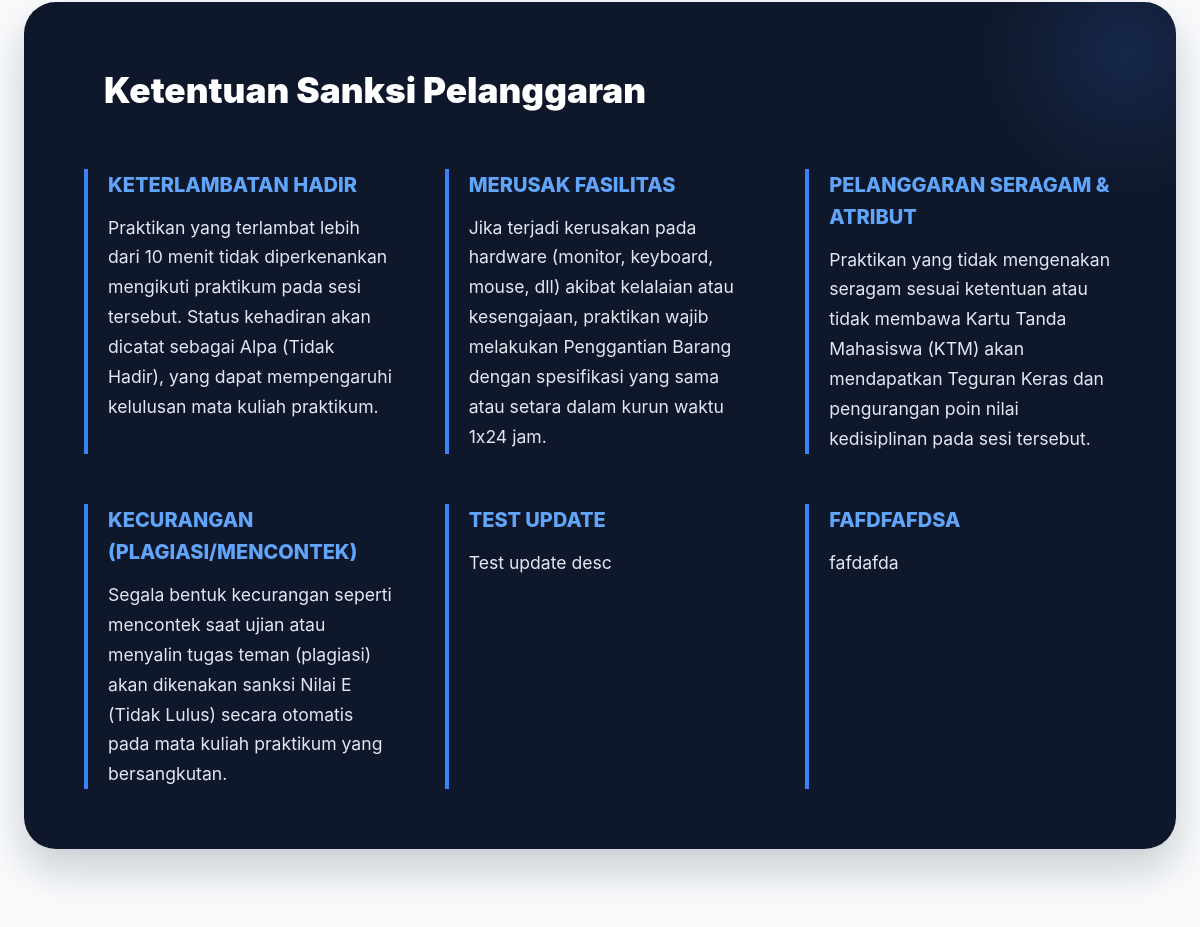
Page /public/tatatertib (middle part) on the earlier database version.
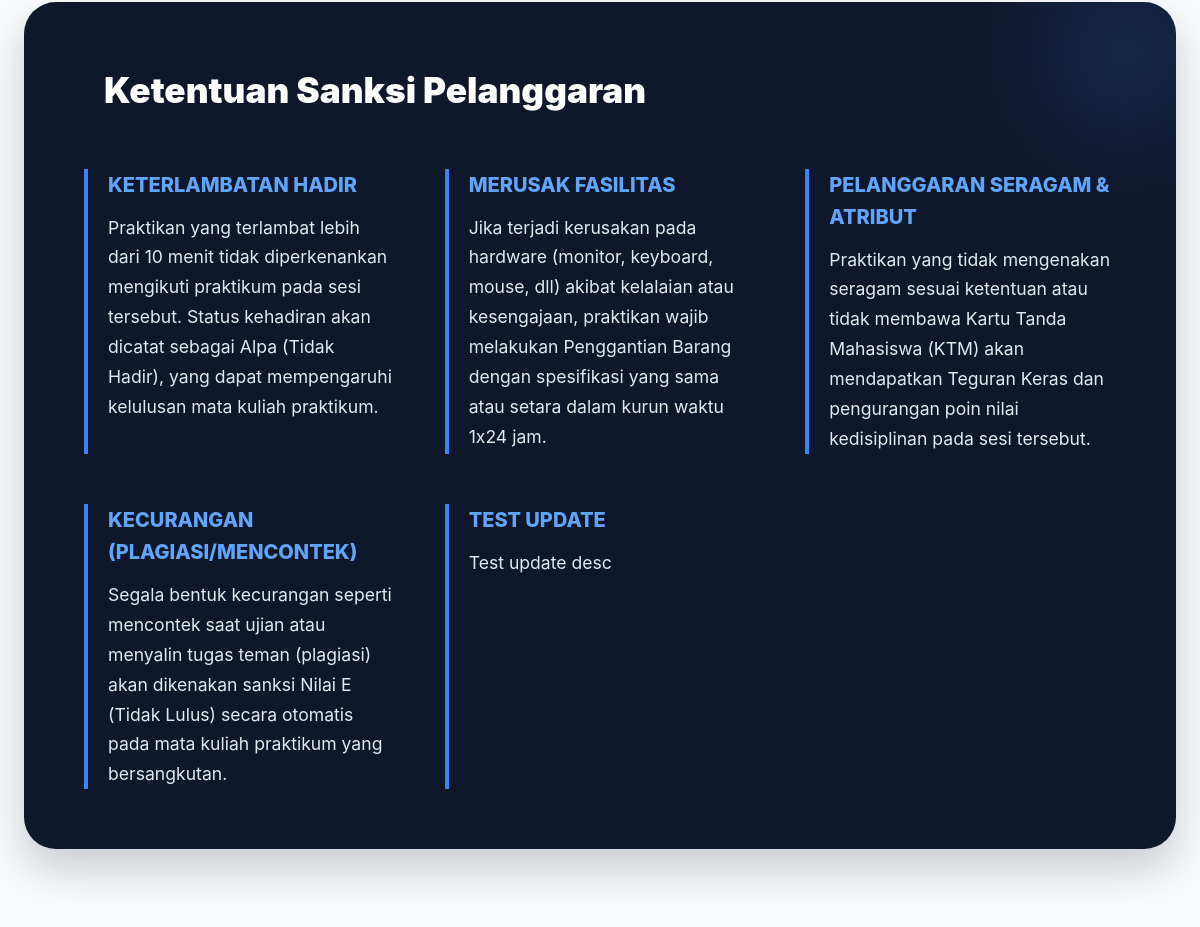
Same page on the later database version.
### tables this page shows
CREATE TABLE `sanksi_lab` (
  `id` int(11) NOT NULL,
  `judul` varchar(150) NOT NULL,
  `deskripsi` text NOT NULL,
  `gambar` varchar(255) DEFAULT NULL,
  `urutan` int(11) DEFAULT 0,
  `created_at` datetime DEFAULT current_timestamp(),
  `updated_at` datetime DEFAULT current_timestamp() ON UPDATE current_timestamp()
);

### app/views/praktikum/tatatertib.php (the view, shortened to what this page needs)
<?php
global $pdo;
$sanksi_data = [];
try {
    $stmt = $pdo->query("SELECT * FROM sanksi_lab ORDER BY urutan ASC");
    $sanksi_data = $stmt->fetchAll(PDO::FETCH_ASSOC);
} catch (Exception $e) {
    $sanksi_data = [];
}
?>
<section class="rules-section">
    <div class="container">
        <div class="sanksi-container">
            <div class="sanksi-title">
                <h2>Ketentuan Sanksi Pelanggaran</h2>
            </div>
            <div class="sanksi-grid">
                <?php if (!empty($sanksi_data)) : ?>
                    <?php foreach ($sanksi_data as $row) : ?>
                        <div class="sanksi-item">
                            <h4><?= htmlspecialchars($row['judul']) ?></h4>
                            <p><?= htmlspecialchars($row['deskripsi']) ?></p>
                        </div>
                    <?php endforeach; ?>
                <?php else : ?>
                    <div class="sanksi-item" style="grid-column: 1/-1; text-align: center;">
                        <p>Data sanksi belum tersedia.</p>
                    </div>
                <?php endif; ?>
            </div>
        </div>
    </div>
</section>

Differences in the rows shown:
removed sanksi_lab: judul "FAFDFAFDSA", deskripsi "fafdafda"
